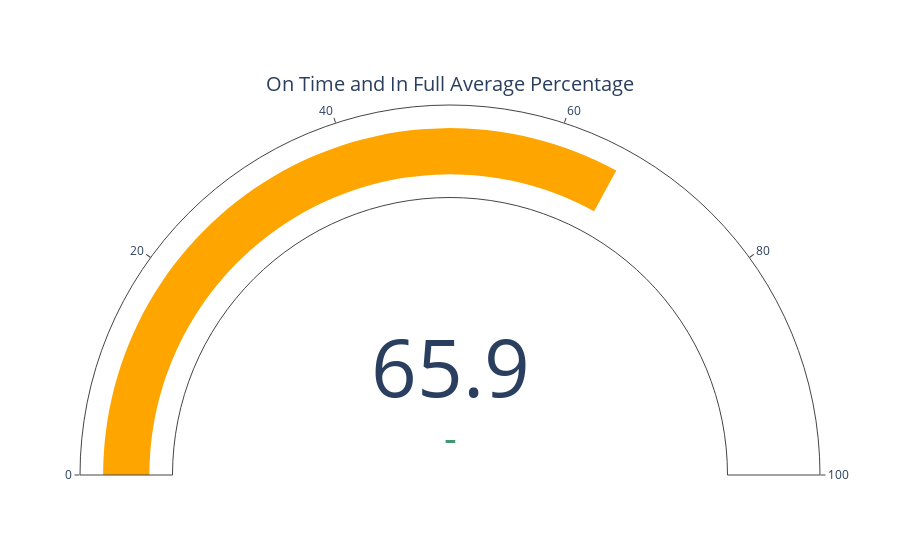

Notebook cell for this chart:
### Markdown cell above
##### 76% of the total orders were delivered in full quantity to all customers.

### Code cell
ontime_infull_average = target_orders_df['otif_target%'].sum() / target_orders_df['customer_id'].value_counts().sum()

fig = go.Figure(go.Indicator(value = ontime_infull_average, mode = "gauge+number+delta", title = {'text': "On Time and In Full Average Percentage"}, gauge = {'axis': {'range': [None, 100]}, 'bar': {'color': "orange"}}))
fig.show()
ontime_infull_average

### Figure 1 — Plotly figure (JSON) as saved in the notebook; plotly's stock layout.template omitted (floating-point values rounded to 4 significant figures)
{"data": [{"gauge": {"axis": {"range": [null, 100]}, "bar": {"color": "orange"}}, "mode": "gauge+number+delta", "title": {"text": "On Time and In Full Average Percentage"}, "type": "indicator", "value": 65.91}], "layout": {}}
